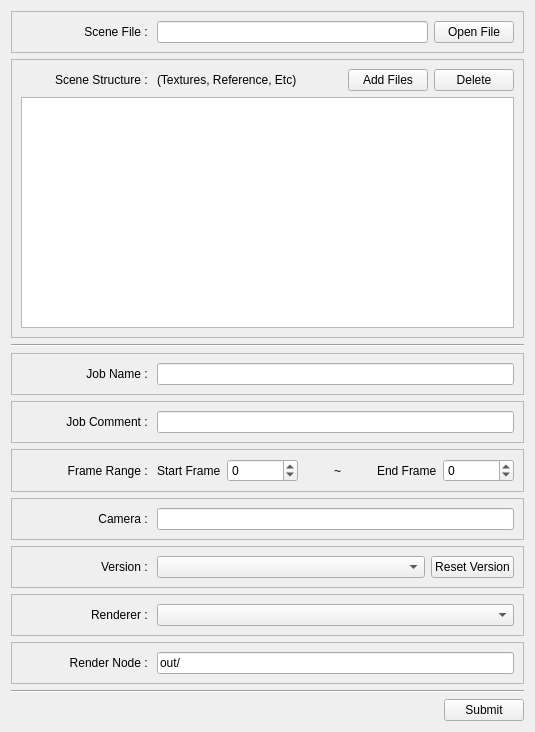
<?xml version="1.0" encoding="UTF-8"?>
<ui version="4.0">
 <class>Form</class>
 <widget class="QWidget" name="Form">
  <property name="geometry">
   <rect>
    <x>0</x>
    <y>0</y>
    <width>535</width>
    <height>732</height>
   </rect>
  </property>
  <property name="windowTitle">
   <string>Form</string>
  </property>
  <layout class="QVBoxLayout" name="verticalLayout_2">
   <item>
    <widget class="QFrame" name="frame_6">
     <property name="frameShape">
      <enum>QFrame::StyledPanel</enum>
     </property>
     <property name="frameShadow">
      <enum>QFrame::Raised</enum>
     </property>
     <layout class="QHBoxLayout" name="horizontalLayout_10">
      <item>
       <widget class="QLabel" name="label_9">
        <property name="sizePolicy">
         <sizepolicy hsizetype="Fixed" vsizetype="Preferred">
          <horstretch>0</horstretch>
          <verstretch>0</verstretch>
         </sizepolicy>
        </property>
        <property name="minimumSize">
         <size>
          <width>130</width>
          <height>0</height>
         </size>
        </property>
        <property name="text">
         <string>Scene File : </string>
        </property>
        <property name="alignment">
         <set>Qt::AlignRight|Qt::AlignTrailing|Qt::AlignVCenter</set>
        </property>
       </widget>
      </item>
      <item>
       <widget class="QLineEdit" name="lineEdit_scene_file">
        <property name="readOnly">
         <bool>true</bool>
        </property>
       </widget>
      </item>
      <item>
       <widget class="QPushButton" name="pushButton_openFile">
        <property name="text">
         <string>Open File</string>
        </property>
       </widget>
      </item>
     </layout>
    </widget>
   </item>
   <item>
    <widget class="QFrame" name="frame_7">
     <property name="sizePolicy">
      <sizepolicy hsizetype="Preferred" vsizetype="Expanding">
       <horstretch>0</horstretch>
       <verstretch>0</verstretch>
      </sizepolicy>
     </property>
     <property name="frameShape">
      <enum>QFrame::StyledPanel</enum>
     </property>
     <property name="frameShadow">
      <enum>QFrame::Raised</enum>
     </property>
     <layout class="QVBoxLayout" name="verticalLayout">
      <item>
       <layout class="QHBoxLayout" name="horizontalLayout_11">
        <item>
         <widget class="QLabel" name="label_13">
          <property name="sizePolicy">
           <sizepolicy hsizetype="Fixed" vsizetype="Preferred">
            <horstretch>0</horstretch>
            <verstretch>0</verstretch>
           </sizepolicy>
          </property>
          <property name="minimumSize">
           <size>
            <width>130</width>
            <height>0</height>
           </size>
          </property>
          <property name="toolTip">
           <string>If you have other files such as Textures, Reference that related with scene file then add to here.</string>
          </property>
          <property name="text">
           <string>Scene Structure : </string>
          </property>
          <property name="alignment">
           <set>Qt::AlignRight|Qt::AlignTrailing|Qt::AlignVCenter</set>
          </property>
         </widget>
        </item>
        <item>
         <widget class="QLabel" name="label_14">
          <property name="sizePolicy">
           <sizepolicy hsizetype="Fixed" vsizetype="Preferred">
            <horstretch>0</horstretch>
            <verstretch>0</verstretch>
           </sizepolicy>
          </property>
          <property name="minimumSize">
           <size>
            <width>130</width>
            <height>0</height>
           </size>
          </property>
          <property name="toolTip">
           <string>If you have other files such as Textures, Reference that related with scene file then add to here.</string>
          </property>
          <property name="text">
           <string>(Textures, Reference, Etc)</string>
          </property>
          <property name="alignment">
           <set>Qt::AlignLeading|Qt::AlignLeft|Qt::AlignVCenter</set>
          </property>
         </widget>
        </item>
        <item>
         <spacer name="horizontalSpacer_2">
          <property name="orientation">
           <enum>Qt::Horizontal</enum>
          </property>
          <property name="sizeHint" stdset="0">
           <size>
            <width>40</width>
            <height>20</height>
           </size>
          </property>
         </spacer>
        </item>
        <item>
         <widget class="QPushButton" name="pushButton_addFile">
          <property name="text">
           <string>Add Files</string>
          </property>
         </widget>
        </item>
        <item>
         <widget class="QPushButton" name="pushButton_deleteFile">
          <property name="text">
           <string>Delete</string>
          </property>
         </widget>
        </item>
       </layout>
      </item>
      <item>
       <widget class="QTreeWidget" name="fileStructure">
        <property name="toolTip">
         <string>If you have other files such as Textures, Reference that related with scene file then add to here.</string>
        </property>
        <attribute name="headerVisible">
         <bool>false</bool>
        </attribute>
        <column>
         <property name="text">
          <string notr="true">Name</string>
         </property>
        </column>
       </widget>
      </item>
     </layout>
    </widget>
   </item>
   <item>
    <widget class="Line" name="line_3">
     <property name="orientation">
      <enum>Qt::Horizontal</enum>
     </property>
    </widget>
   </item>
   <item>
    <widget class="QFrame" name="frame_8">
     <property name="frameShape">
      <enum>QFrame::StyledPanel</enum>
     </property>
     <property name="frameShadow">
      <enum>QFrame::Raised</enum>
     </property>
     <layout class="QHBoxLayout" name="horizontalLayout_12">
      <item>
       <widget class="QLabel" name="label_11">
        <property name="sizePolicy">
         <sizepolicy hsizetype="Fixed" vsizetype="Preferred">
          <horstretch>0</horstretch>
          <verstretch>0</verstretch>
         </sizepolicy>
        </property>
        <property name="minimumSize">
         <size>
          <width>130</width>
          <height>0</height>
         </size>
        </property>
        <property name="text">
         <string>Job Name : </string>
        </property>
        <property name="alignment">
         <set>Qt::AlignRight|Qt::AlignTrailing|Qt::AlignVCenter</set>
        </property>
       </widget>
      </item>
      <item>
       <widget class="QLineEdit" name="lineEdit_jobName"/>
      </item>
     </layout>
    </widget>
   </item>
   <item>
    <widget class="QFrame" name="frame_9">
     <property name="frameShape">
      <enum>QFrame::StyledPanel</enum>
     </property>
     <property name="frameShadow">
      <enum>QFrame::Raised</enum>
     </property>
     <layout class="QHBoxLayout" name="horizontalLayout_13">
      <item>
       <widget class="QLabel" name="label_12">
        <property name="sizePolicy">
         <sizepolicy hsizetype="Fixed" vsizetype="Preferred">
          <horstretch>0</horstretch>
          <verstretch>0</verstretch>
         </sizepolicy>
        </property>
        <property name="minimumSize">
         <size>
          <width>130</width>
          <height>0</height>
         </size>
        </property>
        <property name="text">
         <string>Job Comment : </string>
        </property>
        <property name="alignment">
         <set>Qt::AlignRight|Qt::AlignTrailing|Qt::AlignVCenter</set>
        </property>
       </widget>
      </item>
      <item>
       <widget class="QLineEdit" name="lineEdit_jobComment"/>
      </item>
     </layout>
    </widget>
   </item>
   <item>
    <widget class="QFrame" name="frame">
     <property name="frameShape">
      <enum>QFrame::StyledPanel</enum>
     </property>
     <property name="frameShadow">
      <enum>QFrame::Raised</enum>
     </property>
     <layout class="QHBoxLayout" name="horizontalLayout_5">
      <item>
       <widget class="QLabel" name="label_2">
        <property name="sizePolicy">
         <sizepolicy hsizetype="Fixed" vsizetype="Preferred">
          <horstretch>0</horstretch>
          <verstretch>0</verstretch>
         </sizepolicy>
        </property>
        <property name="minimumSize">
         <size>
          <width>130</width>
          <height>0</height>
         </size>
        </property>
        <property name="text">
         <string>Frame Range : </string>
        </property>
        <property name="alignment">
         <set>Qt::AlignRight|Qt::AlignTrailing|Qt::AlignVCenter</set>
        </property>
       </widget>
      </item>
      <item>
       <layout class="QHBoxLayout" name="horizontalLayout_3">
        <item>
         <layout class="QHBoxLayout" name="horizontalLayout">
          <item>
           <widget class="QLabel" name="label_3">
            <property name="sizePolicy">
             <sizepolicy hsizetype="Preferred" vsizetype="Preferred">
              <horstretch>0</horstretch>
              <verstretch>0</verstretch>
             </sizepolicy>
            </property>
            <property name="text">
             <string>Start Frame</string>
            </property>
           </widget>
          </item>
          <item>
           <widget class="QSpinBox" name="spinBox_start">
            <property name="minimum">
             <number>-999999999</number>
            </property>
            <property name="maximum">
             <number>999999999</number>
            </property>
           </widget>
          </item>
         </layout>
        </item>
        <item>
         <widget class="QLabel" name="label_5">
          <property name="sizePolicy">
           <sizepolicy hsizetype="Expanding" vsizetype="Preferred">
            <horstretch>0</horstretch>
            <verstretch>0</verstretch>
           </sizepolicy>
          </property>
          <property name="text">
           <string>~</string>
          </property>
          <property name="alignment">
           <set>Qt::AlignCenter</set>
          </property>
         </widget>
        </item>
        <item>
         <layout class="QHBoxLayout" name="horizontalLayout_2">
          <item>
           <widget class="QLabel" name="label_4">
            <property name="sizePolicy">
             <sizepolicy hsizetype="Preferred" vsizetype="Preferred">
              <horstretch>0</horstretch>
              <verstretch>0</verstretch>
             </sizepolicy>
            </property>
            <property name="text">
             <string>End Frame</string>
            </property>
           </widget>
          </item>
          <item>
           <widget class="QSpinBox" name="spinBox_end">
            <property name="minimum">
             <number>-999999999</number>
            </property>
            <property name="maximum">
             <number>999999999</number>
            </property>
            <property name="value">
             <number>0</number>
            </property>
           </widget>
          </item>
         </layout>
        </item>
       </layout>
      </item>
     </layout>
    </widget>
   </item>
   <item>
    <widget class="QFrame" name="frame_camera">
     <property name="frameShape">
      <enum>QFrame::StyledPanel</enum>
     </property>
     <property name="frameShadow">
      <enum>QFrame::Raised</enum>
     </property>
     <layout class="QHBoxLayout" name="horizontalLayout_9">
      <item>
       <widget class="QLabel" name="label_8">
        <property name="sizePolicy">
         <sizepolicy hsizetype="Fixed" vsizetype="Preferred">
          <horstretch>0</horstretch>
          <verstretch>0</verstretch>
         </sizepolicy>
        </property>
        <property name="minimumSize">
         <size>
          <width>130</width>
          <height>0</height>
         </size>
        </property>
        <property name="text">
         <string>Camera : </string>
        </property>
        <property name="alignment">
         <set>Qt::AlignRight|Qt::AlignTrailing|Qt::AlignVCenter</set>
        </property>
       </widget>
      </item>
      <item>
       <widget class="QLineEdit" name="lineEdit_camera"/>
      </item>
     </layout>
    </widget>
   </item>
   <item>
    <widget class="QFrame" name="frame_3">
     <property name="frameShape">
      <enum>QFrame::StyledPanel</enum>
     </property>
     <property name="frameShadow">
      <enum>QFrame::Raised</enum>
     </property>
     <layout class="QHBoxLayout" name="horizontalLayout_7">
      <item>
       <widget class="QLabel" name="label_6">
        <property name="sizePolicy">
         <sizepolicy hsizetype="Fixed" vsizetype="Preferred">
          <horstretch>0</horstretch>
          <verstretch>0</verstretch>
         </sizepolicy>
        </property>
        <property name="minimumSize">
         <size>
          <width>130</width>
          <height>0</height>
         </size>
        </property>
        <property name="text">
         <string>Version : </string>
        </property>
        <property name="alignment">
         <set>Qt::AlignRight|Qt::AlignTrailing|Qt::AlignVCenter</set>
        </property>
       </widget>
      </item>
      <item>
       <widget class="QComboBox" name="comboBox_app_version">
        <property name="sizePolicy">
         <sizepolicy hsizetype="Expanding" vsizetype="Fixed">
          <horstretch>0</horstretch>
          <verstretch>0</verstretch>
         </sizepolicy>
        </property>
       </widget>
      </item>
      <item>
       <widget class="QPushButton" name="pushButton_reset_version">
        <property name="sizePolicy">
         <sizepolicy hsizetype="Preferred" vsizetype="Fixed">
          <horstretch>0</horstretch>
          <verstretch>0</verstretch>
         </sizepolicy>
        </property>
        <property name="text">
         <string>Reset Version</string>
        </property>
       </widget>
      </item>
     </layout>
    </widget>
   </item>
   <item>
    <widget class="QFrame" name="frame_renderer">
     <property name="frameShape">
      <enum>QFrame::StyledPanel</enum>
     </property>
     <property name="frameShadow">
      <enum>QFrame::Raised</enum>
     </property>
     <layout class="QHBoxLayout" name="horizontalLayout_8">
      <item>
       <widget class="QLabel" name="label_7">
        <property name="sizePolicy">
         <sizepolicy hsizetype="Fixed" vsizetype="Preferred">
          <horstretch>0</horstretch>
          <verstretch>0</verstretch>
         </sizepolicy>
        </property>
        <property name="minimumSize">
         <size>
          <width>130</width>
          <height>0</height>
         </size>
        </property>
        <property name="text">
         <string>Renderer : </string>
        </property>
        <property name="alignment">
         <set>Qt::AlignRight|Qt::AlignTrailing|Qt::AlignVCenter</set>
        </property>
       </widget>
      </item>
      <item>
       <widget class="QComboBox" name="comboBox_renderer"/>
      </item>
     </layout>
    </widget>
   </item>
   <item>
    <widget class="QFrame" name="frame_renderNode">
     <property name="frameShape">
      <enum>QFrame::StyledPanel</enum>
     </property>
     <property name="frameShadow">
      <enum>QFrame::Raised</enum>
     </property>
     <layout class="QHBoxLayout" name="horizontalLayout_15">
      <item>
       <widget class="QLabel" name="label_15">
        <property name="sizePolicy">
         <sizepolicy hsizetype="Fixed" vsizetype="Preferred">
          <horstretch>0</horstretch>
          <verstretch>0</verstretch>
         </sizepolicy>
        </property>
        <property name="minimumSize">
         <size>
          <width>130</width>
          <height>0</height>
         </size>
        </property>
        <property name="toolTip">
         <string>Write your path of render node in out network. 
 e.g) out/mantra1 or out/arnold1</string>
        </property>
        <property name="text">
         <string>Render Node : </string>
        </property>
        <property name="alignment">
         <set>Qt::AlignRight|Qt::AlignTrailing|Qt::AlignVCenter</set>
        </property>
       </widget>
      </item>
      <item>
       <widget class="QLineEdit" name="lineEdit_renderNode">
        <property name="toolTip">
         <string>Write your path of render node in out network. 
 e.g) out/mantra1 or out/arnold1</string>
        </property>
        <property name="text">
         <string>out/</string>
        </property>
        <property name="placeholderText">
         <string>e.g) out/mantra1 or out/arnold1</string>
        </property>
       </widget>
      </item>
     </layout>
    </widget>
   </item>
   <item>
    <widget class="Line" name="line">
     <property name="orientation">
      <enum>Qt::Horizontal</enum>
     </property>
    </widget>
   </item>
   <item>
    <layout class="QHBoxLayout" name="horizontalLayout_6">
     <item>
      <spacer name="horizontalSpacer">
       <property name="orientation">
        <enum>Qt::Horizontal</enum>
       </property>
       <property name="sizeHint" stdset="0">
        <size>
         <width>40</width>
         <height>20</height>
        </size>
       </property>
      </spacer>
     </item>
     <item>
      <widget class="QPushButton" name="pushButton_submit">
       <property name="text">
        <string>Submit</string>
       </property>
      </widget>
     </item>
    </layout>
   </item>
  </layout>
 </widget>
 <resources/>
 <connections/>
</ui>
